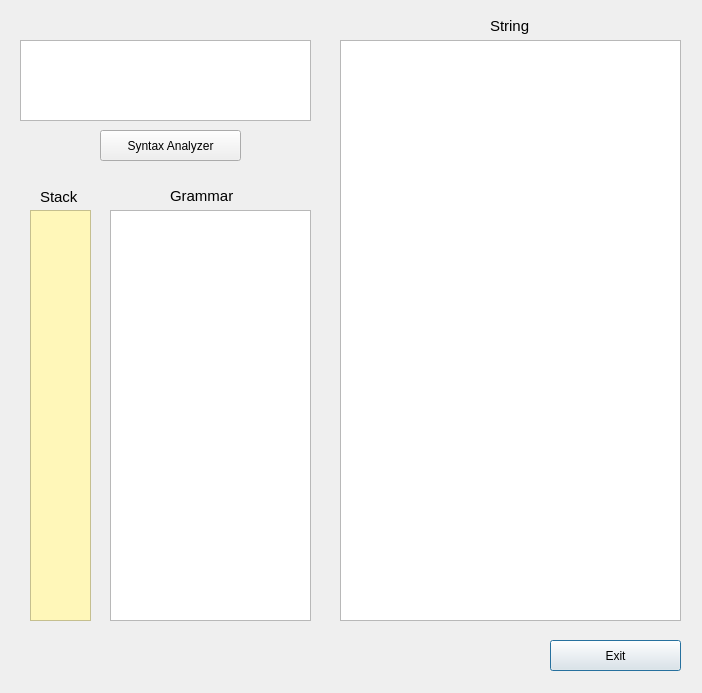
<?xml version="1.0" encoding="UTF-8"?>
<ui version="4.0">
 <class>Syntax_Analyzer</class>
 <widget class="QDialog" name="Syntax_Analyzer">
  <property name="geometry">
   <rect>
    <x>0</x>
    <y>0</y>
    <width>702</width>
    <height>693</height>
   </rect>
  </property>
  <property name="windowTitle">
   <string>Dialog</string>
  </property>
  <widget class="QPushButton" name="btn_exit">
   <property name="geometry">
    <rect>
     <x>550</x>
     <y>640</y>
     <width>131</width>
     <height>31</height>
    </rect>
   </property>
   <property name="styleSheet">
    <string notr="true">font: 10pt &quot;MS Shell Dlg 2&quot;;</string>
   </property>
   <property name="text">
    <string>Exit</string>
   </property>
  </widget>
  <widget class="QLabel" name="label">
   <property name="geometry">
    <rect>
     <x>40</x>
     <y>190</y>
     <width>47</width>
     <height>13</height>
    </rect>
   </property>
   <property name="font">
    <font>
     <pointsize>11</pointsize>
    </font>
   </property>
   <property name="styleSheet">
    <string notr="true"/>
   </property>
   <property name="text">
    <string>Stack</string>
   </property>
  </widget>
  <widget class="QPushButton" name="btn_syntax">
   <property name="geometry">
    <rect>
     <x>100</x>
     <y>130</y>
     <width>141</width>
     <height>31</height>
    </rect>
   </property>
   <property name="styleSheet">
    <string notr="true">font: 11pt &quot;MS Shell Dlg 2&quot;;</string>
   </property>
   <property name="text">
    <string>Syntax Analyzer</string>
   </property>
  </widget>
  <widget class="QLabel" name="label_3">
   <property name="geometry">
    <rect>
     <x>490</x>
     <y>10</y>
     <width>41</width>
     <height>31</height>
    </rect>
   </property>
   <property name="font">
    <font>
     <pointsize>11</pointsize>
    </font>
   </property>
   <property name="text">
    <string>String</string>
   </property>
  </widget>
  <widget class="QTextEdit" name="txte_string">
   <property name="geometry">
    <rect>
     <x>340</x>
     <y>40</y>
     <width>341</width>
     <height>581</height>
    </rect>
   </property>
   <property name="styleSheet">
    <string notr="true">font: 75 12pt &quot;Consolas&quot;;</string>
   </property>
   <property name="readOnly">
    <bool>true</bool>
   </property>
  </widget>
  <widget class="QTextEdit" name="txte_stack">
   <property name="geometry">
    <rect>
     <x>30</x>
     <y>210</y>
     <width>61</width>
     <height>411</height>
    </rect>
   </property>
   <property name="styleSheet">
    <string notr="true">background-color: rgb(255, 247, 185);
font: 14pt &quot;Consolas&quot;;
</string>
   </property>
   <property name="readOnly">
    <bool>true</bool>
   </property>
  </widget>
  <widget class="QTextEdit" name="txte_grammar">
   <property name="geometry">
    <rect>
     <x>110</x>
     <y>210</y>
     <width>201</width>
     <height>411</height>
    </rect>
   </property>
   <property name="styleSheet">
    <string notr="true">font: 11pt &quot;MS Shell Dlg 2&quot;;</string>
   </property>
   <property name="readOnly">
    <bool>true</bool>
   </property>
  </widget>
  <widget class="QTextEdit" name="txte">
   <property name="geometry">
    <rect>
     <x>20</x>
     <y>40</y>
     <width>291</width>
     <height>81</height>
    </rect>
   </property>
   <property name="styleSheet">
    <string notr="true">font: 14pt &quot;Consolas&quot;;</string>
   </property>
  </widget>
  <widget class="QLabel" name="label_2">
   <property name="geometry">
    <rect>
     <x>170</x>
     <y>185</y>
     <width>71</width>
     <height>21</height>
    </rect>
   </property>
   <property name="font">
    <font>
     <pointsize>11</pointsize>
    </font>
   </property>
   <property name="styleSheet">
    <string notr="true"/>
   </property>
   <property name="text">
    <string>Grammar</string>
   </property>
  </widget>
 </widget>
 <resources/>
 <connections/>
</ui>
